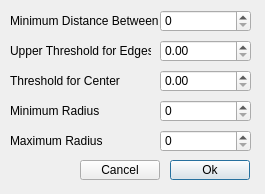
<?xml version="1.0" encoding="UTF-8"?>
<ui version="4.0">
 <class>FHoughCircleDialog</class>
 <widget class="QDialog" name="FHoughCircleDialog">
  <property name="geometry">
   <rect>
    <x>0</x>
    <y>0</y>
    <width>265</width>
    <height>194</height>
   </rect>
  </property>
  <property name="windowTitle">
   <string>Dialog</string>
  </property>
  <widget class="QLabel" name="lblMinDist">
   <property name="geometry">
    <rect>
     <x>10</x>
     <y>10</y>
     <width>151</width>
     <height>21</height>
    </rect>
   </property>
   <property name="text">
    <string>Minimum Distance Between</string>
   </property>
  </widget>
  <widget class="QSpinBox" name="spnMinDist">
   <property name="geometry">
    <rect>
     <x>160</x>
     <y>10</y>
     <width>91</width>
     <height>22</height>
    </rect>
   </property>
   <property name="maximum">
    <number>1000</number>
   </property>
  </widget>
  <widget class="QLabel" name="lblThreshEdges">
   <property name="geometry">
    <rect>
     <x>10</x>
     <y>40</y>
     <width>141</width>
     <height>21</height>
    </rect>
   </property>
   <property name="text">
    <string>Upper Threshold for Edges</string>
   </property>
  </widget>
  <widget class="QLabel" name="lblThreshCenter">
   <property name="geometry">
    <rect>
     <x>10</x>
     <y>70</y>
     <width>141</width>
     <height>21</height>
    </rect>
   </property>
   <property name="text">
    <string>Threshold for Center</string>
   </property>
  </widget>
  <widget class="QLabel" name="lblMinRadius">
   <property name="geometry">
    <rect>
     <x>10</x>
     <y>100</y>
     <width>121</width>
     <height>21</height>
    </rect>
   </property>
   <property name="text">
    <string>Minimum Radius</string>
   </property>
  </widget>
  <widget class="QDoubleSpinBox" name="spnUppEdges">
   <property name="geometry">
    <rect>
     <x>160</x>
     <y>40</y>
     <width>91</width>
     <height>22</height>
    </rect>
   </property>
   <property name="maximum">
    <double>1000.000000000000000</double>
   </property>
  </widget>
  <widget class="QDoubleSpinBox" name="spnTheshCenter">
   <property name="geometry">
    <rect>
     <x>160</x>
     <y>70</y>
     <width>91</width>
     <height>22</height>
    </rect>
   </property>
   <property name="maximum">
    <double>1000.000000000000000</double>
   </property>
  </widget>
  <widget class="QSpinBox" name="spnMinRadius">
   <property name="geometry">
    <rect>
     <x>160</x>
     <y>100</y>
     <width>91</width>
     <height>22</height>
    </rect>
   </property>
   <property name="maximum">
    <number>1000</number>
   </property>
  </widget>
  <widget class="QLabel" name="lblMaxRadius">
   <property name="geometry">
    <rect>
     <x>10</x>
     <y>130</y>
     <width>131</width>
     <height>21</height>
    </rect>
   </property>
   <property name="text">
    <string>Maximum Radius</string>
   </property>
  </widget>
  <widget class="QSpinBox" name="spnMaxRadius">
   <property name="geometry">
    <rect>
     <x>160</x>
     <y>130</y>
     <width>91</width>
     <height>22</height>
    </rect>
   </property>
   <property name="maximum">
    <number>1000</number>
   </property>
  </widget>
  <widget class="QPushButton" name="cmdOk">
   <property name="geometry">
    <rect>
     <x>170</x>
     <y>160</y>
     <width>80</width>
     <height>20</height>
    </rect>
   </property>
   <property name="text">
    <string>Ok</string>
   </property>
  </widget>
  <widget class="QPushButton" name="cmdCancel">
   <property name="geometry">
    <rect>
     <x>80</x>
     <y>160</y>
     <width>80</width>
     <height>20</height>
    </rect>
   </property>
   <property name="text">
    <string>Cancel</string>
   </property>
  </widget>
 </widget>
 <resources/>
 <connections/>
</ui>
